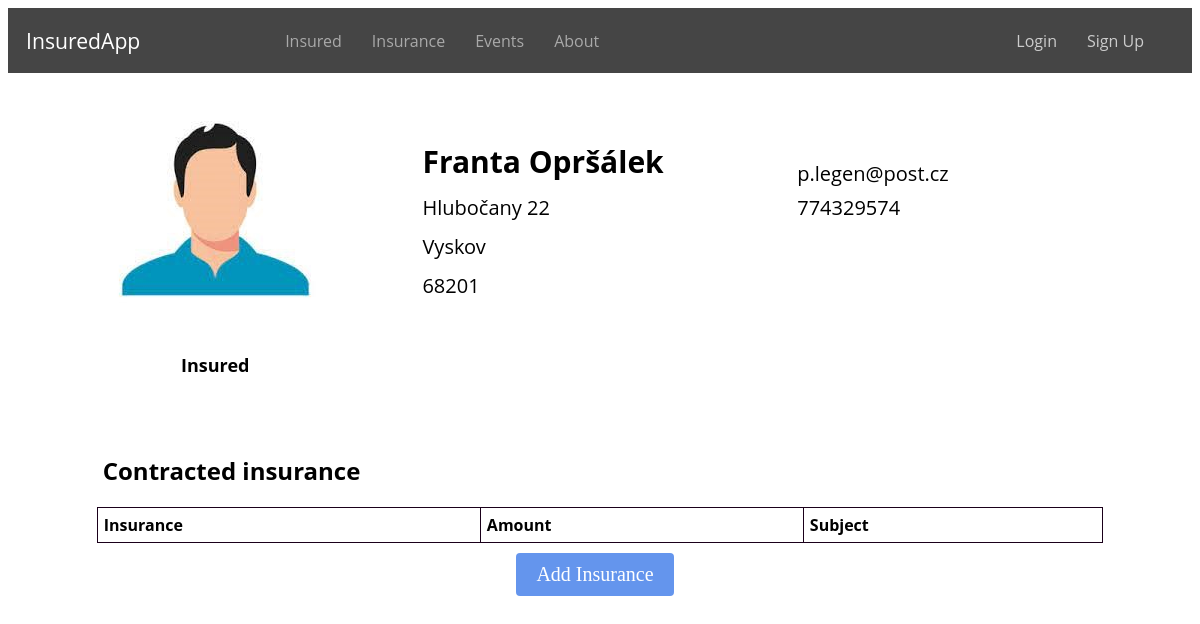
Before: /insured/15/ with the older database file.
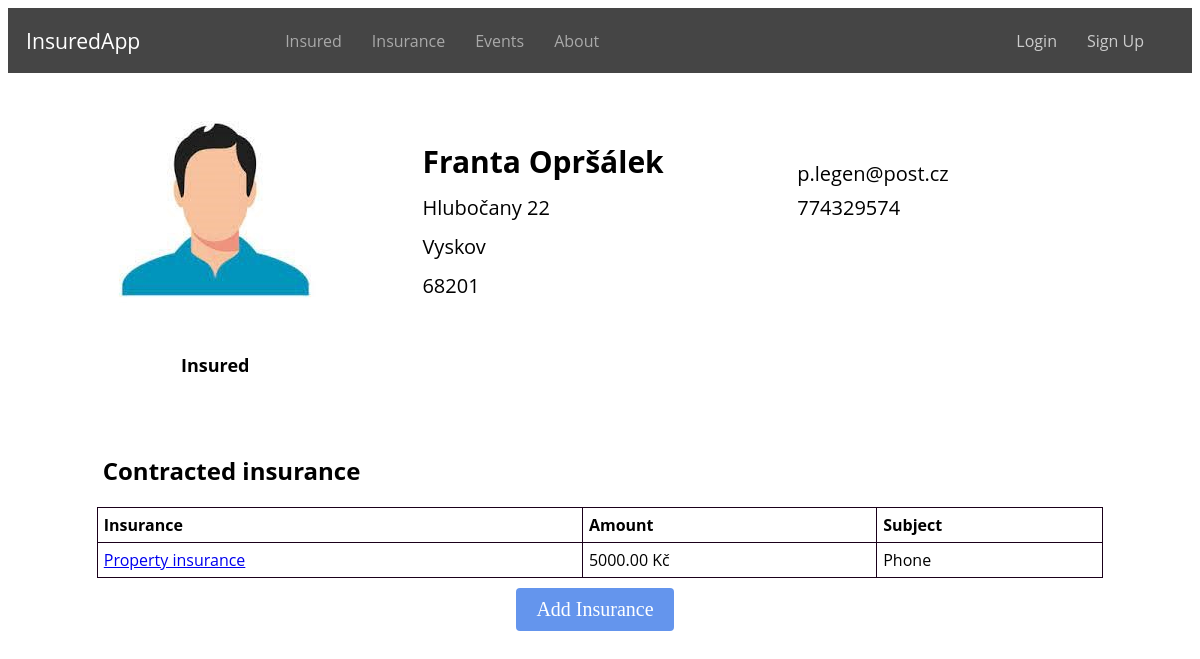
After: the same page with the newer database file.
### evidence/models.py (models this page shows, shortened)
class Insurance(models.Model):
    INSURANCE_TYPE = (
        ('home', 'Home insurance'),
        ('car', 'Car insurance'),
        ('property', 'Property insurance'),
    )
    insurance = models.ManyToManyField(Insured, related_name='insurance')
    type = models.CharField(max_length=32, choices=INSURANCE_TYPE)
    subject = models.CharField(max_length=32)
    amount = models.DecimalField(max_digits=10, decimal_places=2)
    valid_from = models.DateField()
    valid_until = models.DateField()
    class Meta:
        ordering = ['id']

### evidence/views.py (the view)
# urls.py: path('insured/<int:insured_id>/', views.insured_detail, name='insured_detail'),
def insured_detail(request, insured_id):
    insured = get_object_or_404(Insured, pk=insured_id)
    return render(request, 'insured_detail.html', {'insured': insured, 'insured_id': insured_id})

### evidence/templates/insured_detail.html (shortened to what this page needs)
{% extends 'base.html' %}
{% load static %}
{% block content %}
    <div class="insured-info">
        <div class="thumbnail">
            {% if insured.profile_photo %}
                <img src="{{ insured.profile_photo.url }}" alt="Thumbnail">
                <p class="role">{{ insured.get_role_display }}</p>
            {% else %}
                <img src="{% static 'evidence/default_thumbnail.jpg' %}" alt="Default Thumbnail">
                <p class="role">{{ insured.get_role_display }}</p>
            {% endif %}
        </div>
        <div class="personal-info">
            <p class="name">{{ insured.first_name }} {{ insured.last_name }}</p>
            <p>{{ insured.street }}</p>
            <p>{{ insured.city }}</p>
            <p>{{ insured.zipcode }}</p>
        </div>
        <div class="contact-info">
            <p>{{ insured.email }}</p>
            <p>{{ insured.phone }}</p>
        </div>
    </div>
    <div class="insured-policies">
        <h2 class="insured-h">Contracted insurance</h2>
        <table class="policies-table">
            <thead>
                <tr>
                    <th>Insurance</th>
                    <th>Amount</th>
                    <th>Subject</th>
                </tr>
            </thead>
            <tbody>
            {% for policy in insured.insurance.all %}
                <tr>
                    <td><a href="{% url 'insurance_detail' insurance_id=policy.id %}">{{ policy.get_type_display }}</a></td>
                    <td>{{ policy.amount }} Kč</td>
                    <td>{{ policy.subject }}</td>
                </tr>
            {% endfor %}
            </tbody>
        </table>
    </div>
    <div class="main-buttons">
        <a href="{% url 'add_insurance' insured_id=insured.id %}" class="button button-add">Add Insurance</a>
    </div>
{% endblock %}

Changed rows visible on the page:
added Insurance: type "Property insurance", amount "5000.00", subject "Phone"
